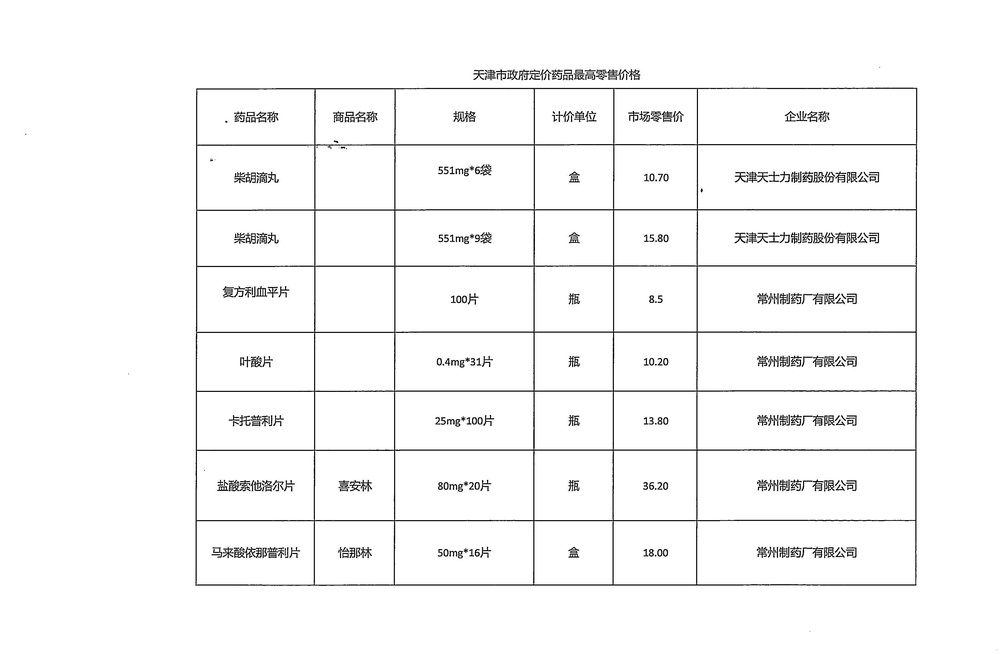
#> input picture Demo/Image/image14.jpg, 1000 x 654 px, shrunk from 3900 x 2550 before the run; its folder holds only this picture in this run
$ python linedetect.py
#> lines starting #> are read from the running program, lines starting #| are printed output that depends on the picture
import numpy as np
import cv2
import operator
from matplotlib import pyplot as plt
import os, errno
import glob, os

def DeleteColor(imgPath):
#> called with imgPath = 'Demo/Image/image14.jpg'
    img= cv2.imread(imgPath)
#> img is the input picture: shape (654, 1000, 3); min 0, max 255, mean 247
    img_hsv = cv2.cvtColor(img, cv2.COLOR_BGR2HSV)
#> img_hsv: shape (654, 1000, 3); mean H, S, V 0, 0, 247

    # lower mask (0-10)
    lower_red = np.array([0,50,50])
    upper_red = np.array([10,255,255])
    mask0 = cv2.inRange(img_hsv, lower_red, upper_red)
#> mask0: shape (654, 1000); every value is 0

    # upper mask (170-180)
    lower_red = np.array([170,50,50])
    upper_red = np.array([180,255,255])
    mask1 = cv2.inRange(img_hsv, lower_red, upper_red)

    # join my masks
    mask = mask0+mask1

    # set my output img to zero everywhere except my mask
    output_img = img.copy()
    output_img[np.where(mask!=0)] = 255

    cv2.imwrite(imgPath, output_img)

def SharpenImage(img):

    #Create the identity filter, but with the 1 shifted to the right!
    kernel = np.zeros( (40,40), np.float32)
    kernel[2,2] = 2.0   #Identity, times two!

    #Create a box filter:
    boxFilter = np.ones( (40,40), np.float32) / 1600.0

    #Subtract the two:
    kernel = kernel - boxFilter

    #Note that we are subject to overflow and underflow here...but I believe that
    # filter2D clips top and bottom ranges on the output, plus you'd need a
    # very bright or very dark pixel surrounded by the opposite type.

    custom = cv2.filter2D(img, -1, kernel)

    return custom

# Denoising
for item in glob.glob("image/*.jpg"):
    print("remove printer")
    DeleteColor(item)

    print("denoise " + item)
    img = cv2.imread(item)
#> img: shape (654, 1000, 3); min 0, max 255, mean 247
    b,g,r = cv2.split(img)           # get b,g,r
    rgb_img = cv2.merge([r,g,b])     # switch it to rgb
    dst = cv2.fastNlMeansDenoising(rgb_img,None,10,7,21)

    b,g,r = cv2.split(dst)           # get b,g,r
    rgb_dst = cv2.merge([r,g,b])     # switch it to rgb
    rgb_dst = SharpenImage(rgb_dst)
#> in SharpenImage, `custom = cv2.filter2D(img, -1, kernel)`:
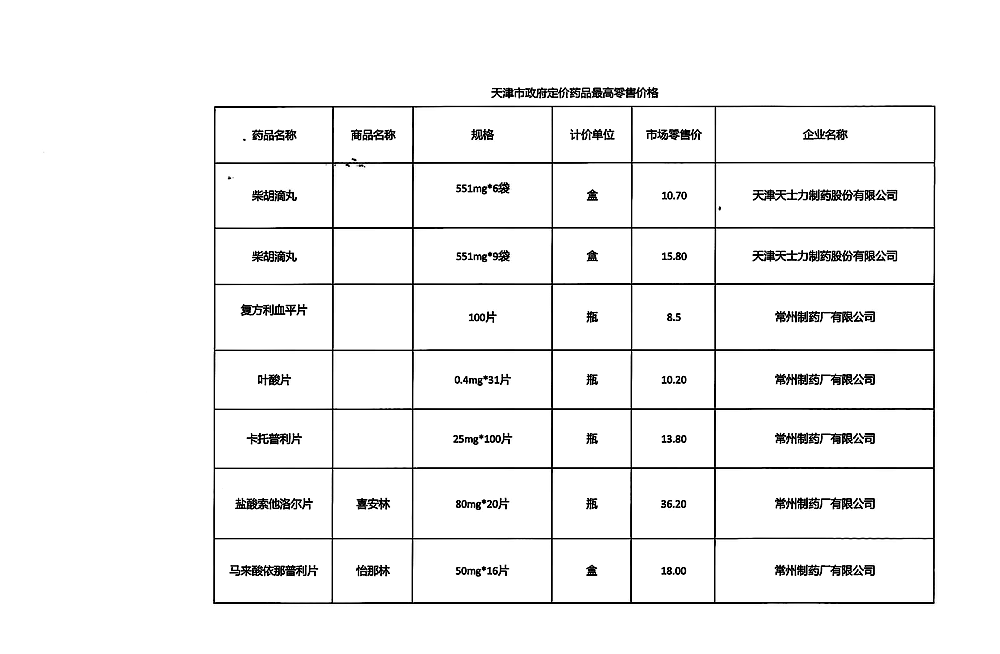
#> custom: shape (654, 1000, 3); min 0, max 255, mean 243.5

#> (the run stopped early here; a loop or call above may not have finished)
